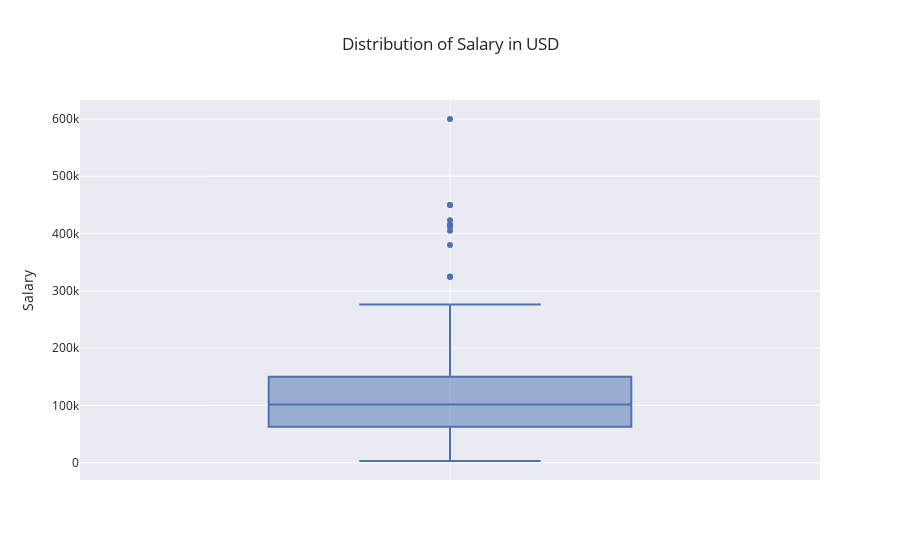

The notebook cell this image was saved under:
### Markdown cell above
### 2.2.1 Salary in USD<a class="anchor" id="SalaryinUSD"></a>
We will be looking at a histogram to see the distribution of salaries

### Code cell
fig1 = px.box(y = df['salary_in_usd'], template = 'seaborn',
            title = 'Distribution of Salary in USD', 
            labels={
                     "y": "Salary"
                 })
fig1.show()

### Figure 1 — Plotly figure (JSON) as saved in the notebook; plotly's stock layout.template omitted (floating-point values rounded to 4 significant figures; data arrays with more than 128 entries replaced by an {"elided": "..."} marker saying what was removed)
{"data": [{"alignmentgroup": "True", "hovertemplate": "Salary=%{y}<extra></extra>", "legendgroup": "", "marker": {"color": "rgb(76,114,176)"}, "name": "", "notched": false, "offsetgroup": "", "orientation": "v", "showlegend": false, "type": "box", "x0": " ", "xaxis": "x", "y": {"elided": "607 int values"}, "y0": " ", "yaxis": "y"}], "layout": {"boxmode": "group", "legend": {"tracegroupgap": 0}, "title": {"text": "Distribution of Salary in USD"}, "xaxis": {"anchor": "y", "domain": [0, 1]}, "yaxis": {"anchor": "x", "domain": [0, 1], "title": {"text": "Salary"}}}}
